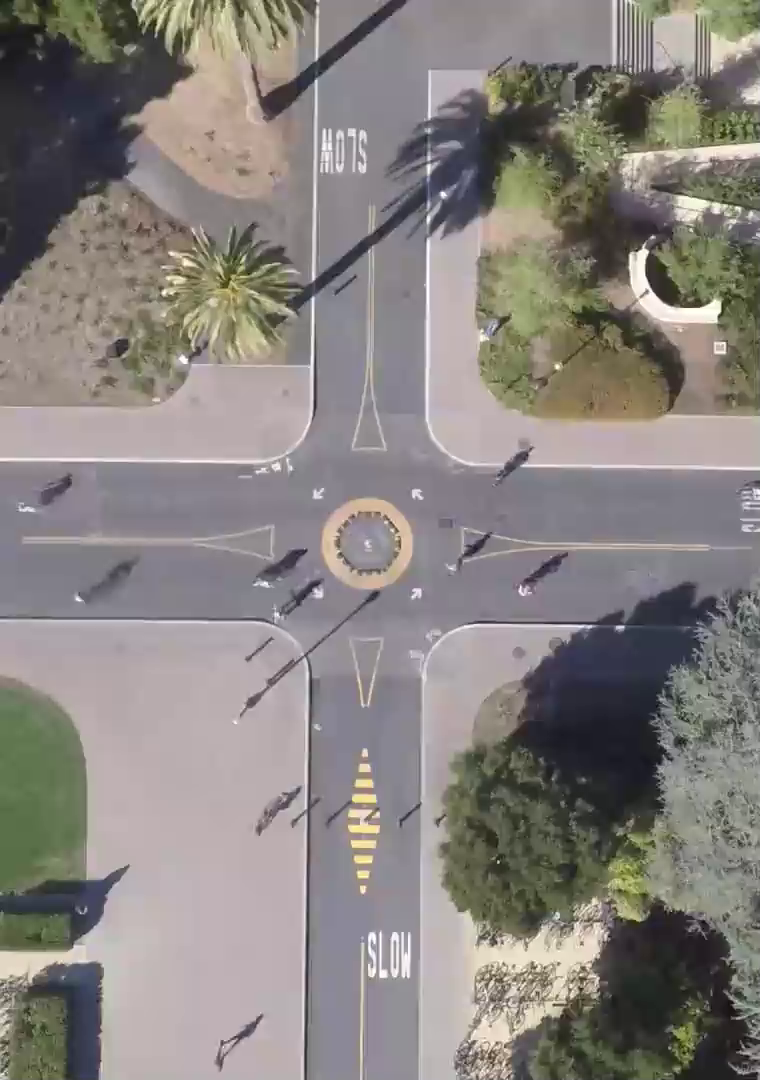
#> input picture frame 0 of data/video0.mp4, 760 x 1080 px
$ python show_trajectories.py
#> lines starting #> are read from the running program, lines starting #| are printed output that depends on the picture; after the words box and inside, x2 and y2 are one past the last pixel; in counts of white or black regions, pixels touching at a corner belong together
# [86 lines of commented-out code are left out]


import cv2
import numpy as np
import pandas as pd
from collections import defaultdict, deque

# --- Inputs ---
VIDEO_PATH = r"C:\Users\morte\Desktop\Computer Vision\FULL Dataset\video\video0.mp4"
CSV_PATH   = r"C:\Users\morte\ComputerVisionProject\ComputerVisionProject\video0_trajectoriesNEW.csv"

# --- Viz params ---
THICKNESS = 2
POINT_RADIUS = 3
TRAJ_MAX_LEN = 10000  # large cap

def id_to_color(tid: int) -> tuple:
    """Deterministic vivid color per track id."""
    h = (tid * 137) % 180
    hsv = np.uint8([[[h, 200, 255]]])
    bgr = cv2.cvtColor(hsv, cv2.COLOR_HSV2BGR)[0, 0]
    return int(bgr[0]), int(bgr[1]), int(bgr[2])

def load_trajectories(csv_path):
    df = pd.read_csv(csv_path)
#> (reads video0_trajectoriesNEW.csv from the repository)
    # Expect columns: video_id, track_id, frame, x, y
    df["track_id"] = df["track_id"].astype(int)
    df["frame"] = df["frame"].astype(int)
    # Auto-detect 1-based frames and convert to 0-based
    if df["frame"].min() > 0:
        df["frame"] = df["frame"] - 1

    # frame -> [(tid,(x,y)), ...]
    frames_map = defaultdict(list)
    for tid, f, x, y in df[["track_id", "frame", "x", "y"]].itertuples(index=False):
        frames_map[f].append((tid, (int(round(x)), int(round(y)))))

    # last frame per track to know when to remove finished lines
    last_frame = df.groupby("track_id")["frame"].max().to_dict()
    return frames_map, last_frame

def main():
    frames_map, last_frame_by_tid = load_trajectories(CSV_PATH)

    cap = cv2.VideoCapture(VIDEO_PATH)
    if not cap.isOpened():
        print(f"Cannot open video: {VIDEO_PATH}")
        return

    total_frames = int(cap.get(cv2.CAP_PROP_FRAME_COUNT))
    cap.set(cv2.CAP_PROP_POS_FRAMES, 0)
    ret, base = cap.read()
#> base is the input picture: shape (1080, 760, 3); mean B, G, R 126.8, 130.5, 135.8
    if not ret:
        print("Failed to read first frame.")
        return

    # State
    frame_idx = 0
    paused = False
    paths = defaultdict(lambda: deque(maxlen=TRAJ_MAX_LEN))
    colors = {}

    # Add points for initial frame
    for tid, pt in frames_map.get(frame_idx, []):
        paths[tid].append(pt)
        if tid not in colors:
            colors[tid] = id_to_color(tid)

    window = "Trajectories Overlay"
    while True:
        # Draw overlay on a fresh copy of the current base frame
        frame = base.copy()

        # Remove tracks that are finished (past their last frame)
        finished = [tid for tid in list(paths.keys()) if frame_idx > last_frame_by_tid.get(tid, -1)]
        for tid in finished:
            paths.pop(tid, None)
            colors.pop(tid, None)

        # Draw polylines for active tracks
        for tid, pts in paths.items():
            if len(pts) >= 2:
                pts_np = np.array(pts, dtype=np.int32).reshape(-1, 1, 2)
                cv2.polylines(frame, [pts_np], isClosed=False, color=colors[tid], thickness=THICKNESS)
            if len(pts) > 0:
                cv2.circle(frame, pts[-1], POINT_RADIUS, colors[tid], -1)
#> frame: shape (1080, 760, 3); 0.03% of pixels changed, all inside (x1, y1, x2, y2) = (82, 562, 534, 1062)

        cv2.putText(frame, f"Frame {frame_idx+1}/{total_frames}  {'PAUSED' if paused else 'PLAY'}",
                    (10, 30), cv2.FONT_HERSHEY_SIMPLEX, 0.7, (0, 0, 0), 3, cv2.LINE_AA)
        cv2.putText(frame, f"Frame {frame_idx+1}/{total_frames}  {'PAUSED' if paused else 'PLAY'}",
                    (10, 30), cv2.FONT_HERSHEY_SIMPLEX, 0.7, (255, 255, 255), 1, cv2.LINE_AA)
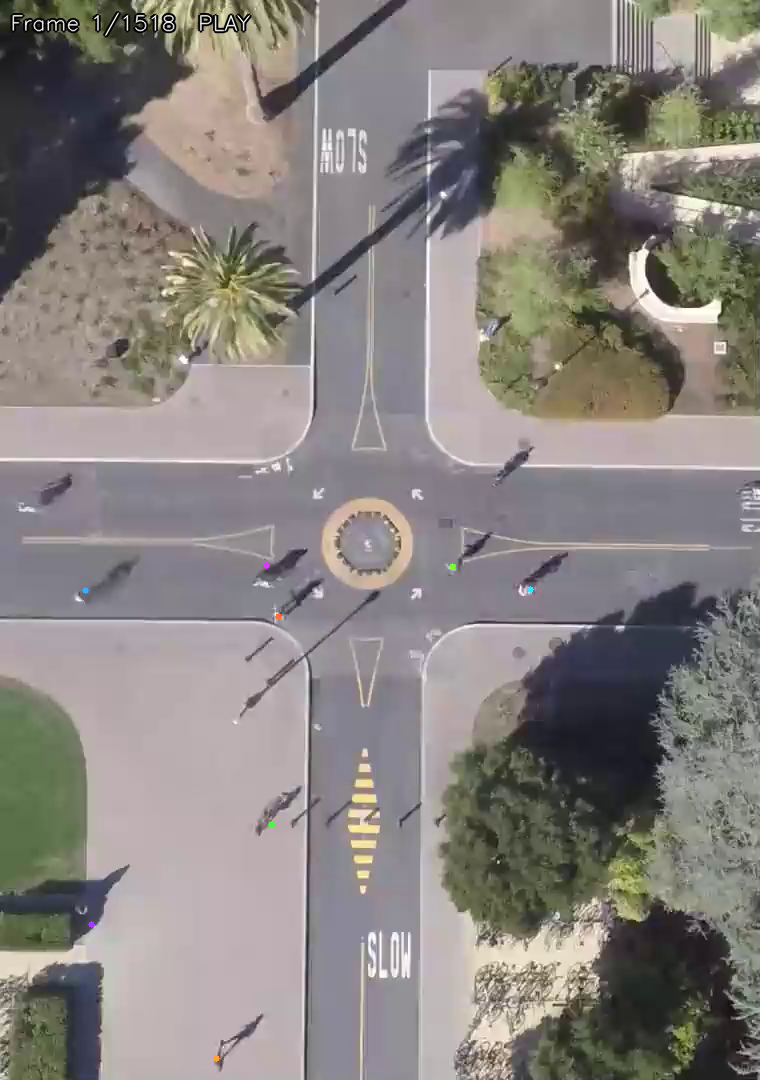
#> frame: shape (1080, 760, 3); mean B, G, R 126.7, 130.4, 135.6

        cv2.imshow(window, frame)
        key = cv2.waitKey(0 if paused else 1) & 0xFF
#> (key q is pressed here)

        if key == ord('q'):
            break
        if key == ord('p'):
            paused = True
        elif key == ord('r'):
            paused = False

        # Advance only when playing
        if not paused:
            frame_idx += 1
            if frame_idx >= total_frames:
                break
            ret, base = cap.read()
            if not ret:
                break
            # Append points for the new frame
            for tid, pt in frames_map.get(frame_idx, []):
                # Ensure color exists
                if tid not in colors:
                    colors[tid] = id_to_color(tid)
                # Add point
                paths[tid].append(pt)

    cap.release()
    cv2.destroyAllWindows()

if __name__ == "__main__":
    main()
